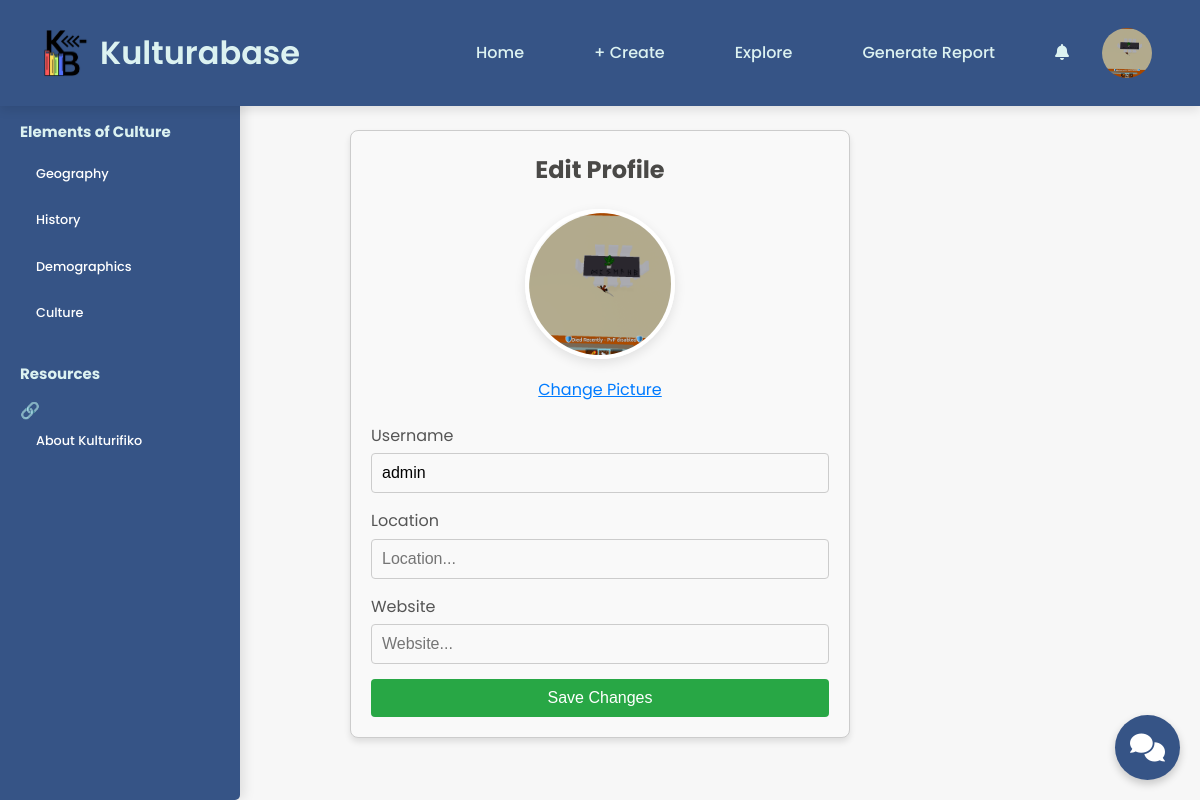
The page /user/edit-profile.php (signed in) on the database its author committed.
### tables this page shows
CREATE TABLE `users` (
  `id` int(11) NOT NULL,
  `email` varchar(255) NOT NULL,
  `username` varchar(255) NOT NULL,
  `password` varchar(255) NOT NULL,
  `full_name` varchar(255) NOT NULL,
  `about` text DEFAULT NULL,
  `location` varchar(255) DEFAULT NULL,
  `birthday` date DEFAULT NULL,
  `website` varchar(255) DEFAULT NULL,
  `skills` text DEFAULT NULL,
  `profile_picture` varchar(255) DEFAULT 'user/assets/hero/v07_20@Shanks.png',
  `isAdmin` tinyint(1) NOT NULL DEFAULT 0
);

### user/edit-profile.php (the view, shortened to what this page needs)
<?php
require 'db_conn.php';
$user_id = $_SESSION['user_id'];
$query = "SELECT username, location, website, profile_picture FROM users WHERE id = '$user_id'";
$result = $conn->query($query);
if ($result->num_rows > 0) {
    $user = $result->fetch_assoc();
    $username = htmlspecialchars($user['username']);
    $location = htmlspecialchars($user['location']);
    $website = htmlspecialchars($user['website']);
    $profile_picture = htmlspecialchars($user['profile_picture']);
} else {
    echo "<script>
            alert('User not found.');
            window.location.href = 'edit-profile.php';
          </script>";
    exit();
}
?>
<!DOCTYPE html>
<html lang="en">
<head>
    <body>
    <?php
    if (isset($_SESSION['isAdmin']) && $_SESSION['isAdmin'] == 1) {
        include 'components/layout/admin/navbar.php';
    } else {
        include 'components/layout/guest/navbar.php';
    }
    ?>
<div class="edit-profile-container" style="max-width: 500px; margin: 50px auto; padding: 20px; border: 1px solid #ccc; border-radius: 8px; box-shadow: 0px 4px 6px rgba(0, 0, 0, 0.1); background-color: #f9f9f9;">
    <h2 style="text-align: center; margin-bottom: 20px;">Edit Profile</h2>
    <form method="POST" enctype="multipart/form-data" style="display: flex; flex-direction: column;">
      <div class="profile-picture" style="text-align: center; margin-bottom: 20px;">
          <div class="profile-img" style="display: inline-block;">
            <img src="<?php echo $profile_picture; ?>" alt="Profile Picture" id="profile-img" class="profile-img-preview" style="width: 150px; height: 150px; border-radius: 50%; object-fit: cover;">
          </div>
          <label for="profile-picture-upload" class="upload-btn" style="display: block; margin-top: 10px; cursor: pointer; color: #007bff;">Change Picture</label>
      </div>
      <div class="form-group" style="margin-bottom: 15px;">
        <label for="username" style="display: block; margin-bottom: 5px;">Username</label>
        <input type="text" id="username" name="username" placeholder="Username..." value="<?php echo $username; ?>" required style="width: 100%; padding: 10px; border: 1px solid #ccc; border-radius: 4px;">
      </div>
      <div class="form-group" style="margin-bottom: 15px;">
        <label for="location" style="display: block; margin-bottom: 5px;">Location</label>
        <input type="text" id="location" name="location" placeholder="Location..." value="<?php echo $location; ?>" style="width: 100%; padding: 10px; border: 1px solid #ccc; border-radius: 4px;">
      </div>
      <div class="form-group" style="margin-bottom: 15px;">
        <label for="website" style="display: block; margin-bottom: 5px;">Website</label>
        <input type="url" id="website" name="website" placeholder="Website..." value="<?php echo $website; ?>" style="width: 100%; padding: 10px; border: 1px solid #ccc; border-radius: 4px;">
      </div>
      <button type="submit" class="save-btn" style="padding: 10px; background-color: #28a745; color: white; font-size: 16px; border: none; border-radius: 4px; cursor: pointer;">Save Changes</button>
    </form>
</div>
<?php include 'components/layout/guest/sidebar.php'; ?>
<?php include 'components/widgets/chat.php'; ?>
</body>
</head>
</html>

### user/components/layout/admin/navbar.php (shortened to what this page needs)
<div class="navbar">
        <div style="display: flex; align-items: center;">
            <img src="assets/logo/logo.png" alt="Kulturifiko Logo">
            <h1>Kulturabase</h1>
        </div>
        <div class="nav-links">
            <a href="home.php" <?php echo basename($_SERVER['PHP_SELF']) == 'home.php' ? 'class="active"' : ''; ?>>Home</a>
            <a href="create-post.php" <?php echo basename($_SERVER['PHP_SELF']) == 'create-post.php' ? 'class="active"' : ''; ?>>+ Create</a>
            <a href="explore.php" <?php echo basename($_SERVER['PHP_SELF']) == 'explore.php' ? 'class="active"' : ''; ?>>Explore</a>
            <a href="generate_report.php" <?php echo basename($_SERVER['PHP_SELF']) == 'generate_report.php' ? 'class="active"' : ''; ?>>Generate Report</a>
            <div class="notification-dropdown">
                <div class="notification-icon" onclick="toggleNotificationDropdown()">
                    <i class="fas fa-bell"></i>
                </div>
            </div>
            <div class="user-dropdown">
                <div class="user-info" onclick="toggleUserDropdown()">
                    <?php
                    $user_id = $_SESSION['user_id'];
                    $query = "SELECT profile_picture, username FROM users WHERE id = ?";
                    $stmt = $conn->prepare($query);
                    $stmt->bind_param("i", $user_id);
                    $stmt->execute();
                    $result = $stmt->get_result();
                    $user = $result->fetch_assoc();
                    if ($user && !empty($user['profile_picture'])) {
                        $avatar_url = $user['profile_picture'];
                    } else {
                        $avatar_url = 'assets/default-avatar.png';
                    }
                    ?>
                    <img src="<?php echo htmlspecialchars($avatar_url); ?>" alt="Profile" class="user-avatar">
                </div>
            </div>
        </div>
    </div>

### user/edit-profile.php (style rules this page uses)
* { margin: 0; padding: 0; box-sizing: border-box; }
body { font-family: 'Poppins', sans-serif; background-color: #f7f7f7; color: #4A4947; line-height: 1.6; padding-top: 80px; }
.edit-profile-container { max-width: 900px; margin: 40px auto; background-color: #fff; padding: 40px; border-radius: 10px; box-shadow: 0 4px 12px rgba(0, 0, 0, 0.1); }
.profile-picture { text-align: center; margin-bottom: 30px; position: relative; }
.profile-img { width: 150px; height: 150px; border-radius: 50%; overflow: hidden; position: relative; margin: 0 auto; border: 4px solid #fff; box-shadow: 0 4px 12px rgba(0, 0, 0, 0.1); transition: transform 0.3s ease, box-shadow 0.3s ease; }
.profile-img img { width: 100%; height: 100%; object-fit: cover; }
.upload-btn { font-size: 16px; color: #007bff; cursor: pointer; text-decoration: underline; display: block; margin-top: 10px; }
.form-group { display: flex; flex-direction: column; }
.form-group label { font-size: 16px; color: #555; margin-bottom: 8px; }
.form-group input, .form-group textarea { padding: 10px; font-size: 16px; border: 1px solid #ddd; border-radius: 6px; background-color: #f9f9f9; }
.save-btn { padding: 12px 20px; font-size: 16px; background-color: #007bff; color: #fff; border: none; border-radius: 6px; cursor: pointer; transition: background-color 0.3s ease; }

### user/components/layout/admin/navbar.php (style rules this page uses)
.navbar { display: flex; justify-content: space-between; align-items: center; background-color: #365486; padding: 20px 40px; position: fixed; width: 100%; top: 0; z-index: 1000; box-shadow: 0 4px 10px rgba(0, 0, 0, 0.1); }
.navbar img { height: 50px; width: 50px; }
.navbar h1 { color: #DCF2F1; font-size: 2rem; font-weight: 600; margin-left: 10px; }
.navbar a { color: #DCF2F1; text-decoration: none; margin: 0 15px; font-size: 1rem; font-weight: 500; padding: 10px 20px; border-radius: 30px; transition: background-color 0.3s ease, color 0.3s ease; }
.nav-links { display: flex; align-items: center; }
.user-dropdown { position: relative; display: inline-block; margin-left: 15px; }
.user-info { display: flex; align-items: center; cursor: pointer; padding: 8px; border-radius: 50px; transition: background-color 0.3s ease; }
.user-avatar { width: 45px; height: 45px; border-radius: 50%; object-fit: cover; margin-right: 0; border: none; padding: 0; display: block; flex-shrink: 0; }
.notification-dropdown { position: relative; display: inline-block; margin-left: 15px; }
.notification-icon { cursor: pointer; padding: 10px; color: #DCF2F1; }

### rows shown on the page
users: profile_picture (picture), username "admin"
